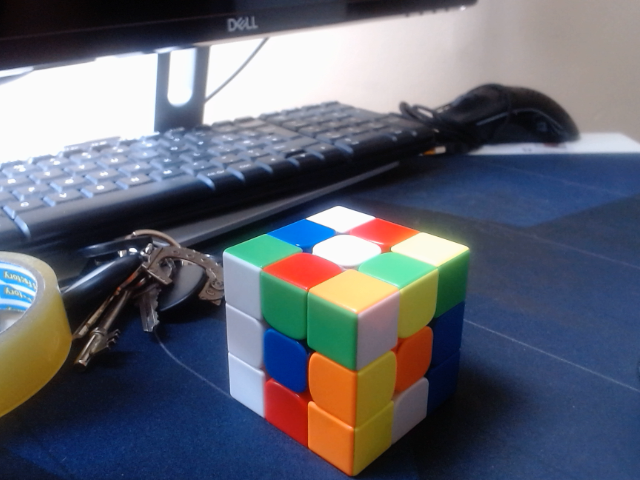
#> input picture CubeSolver/full pictures/v4-7-test/test-1-1.png, 640 x 480 px
$ python TrainingImagesExtractor.py
#> lines starting #> are read from the running program, lines starting #| are printed output that depends on the picture; after the words box and inside, x2 and y2 are one past the last pixel; in counts of white or black regions, pixels touching at a corner belong together
import cv2
import os

"""
This script uses a predefined dictionary and a


"""


testing_folder_path = os.path.join(os.path.dirname(os.path.dirname(__file__)), "testing")
fullpic_folder_path = os.path.join(os.path.dirname(os.path.dirname(__file__)), "full pictures", "v4-7-test")
os.makedirs(testing_folder_path, exist_ok=True)

def get_next_set_number():
    count = 1  # Start checking from 1
    while True:
        # Define the prefix and the substring to check
        prefix = f'{count}-'
        substring = f'.{count}-'

        # Check if there are files with either the prefix or the substring
        files_with_prefix_or_substring = any(fn.startswith(prefix) for fn in os.listdir('.'))
        files_two = any(substring in fn for fn in os.listdir('.'))
        if files_with_prefix_or_substring == True or files_two == True:
            pass
        else:
            return count  # Return the first available number
        count += 1
        # Increment to check the next number

# Determine the starting set number based on existing files
starting_set_number = get_next_set_number()
# Dictionary of polygons with keys as identifiers
polygons = {
    "F1": (192, 107, 35, 23),
    "F2": (267, 88, 32, 25),
    "F3": (329, 73, 34, 19),
    "F4": (234, 134, 54, 26),
    "F5": (316, 112, 45, 25),
    "F6": (386, 90, 33, 25),
    "F7": (298, 164, 57, 34),
    "F8": (384, 134, 42, 33),
    "F9": (449, 111, 44, 33),
    "L1": (174, 294, 34, 31),
    "L2": (171, 224, 30, 40),
    "L3": (164, 146, 28, 47),
    "L4": (221, 335, 32, 39),
    "L5": (216, 261, 34, 48),
    "L6": (208, 174, 37, 57),
    "L7": (270, 382, 35, 35),
    "L8": (269, 301, 37, 50),
    "L9": (261, 209, 51, 69),
    "D1": (329, 218, 53, 55),
    "D2": (412, 189, 42, 44),
    "D3": (478, 156, 38, 50),
    "D4": (327, 309, 48, 44),
    "D5": (403, 278, 35, 35),
    "D6": (471, 240, 32, 39),
    "D7": (331, 388, 37, 35),
    "D8": (396, 349, 43, 36),
    "D9": (455, 318, 33, 33),
}

# Input image path
input_image_path = os.path.join(fullpic_folder_path, "test-1-1.png")

# Create output directory if it doesn't exist

# Labels and starting set number
grid_labels = ['F', 'L', 'D']  # Labels corresponding to the face of the cube

# Load the image from the directory
frame = cv2.imread(input_image_path)
#> frame is the input picture: shape (480, 640, 3); mean B, G, R 112.9, 101.3, 97.5

if frame is None:
    print(f"Error: Failed to load image from {input_image_path}")
else:
    # Naming the files based on the grid_index and coordinates
    for grid_index, grid_label in enumerate(grid_labels):
        for i in range(3):
            for j in range(3):
                # Calculate the region index based on grid index, i, and j
                region_key = f'{grid_label}{3 * i + j + 1}'
                if region_key in polygons:
                    x, y, w, h = polygons[region_key]
                    roi = frame[y:y+h, x:x+w]

                    # Filename generation
                    filename = f"{testing_folder_path}\{starting_set_number}-{grid_index + 1}-{region_key}.png"
                    cv2.imwrite(filename, roi)
                    print(f"Saved: {filename}")
#> this loop made 3 passes
#> pass 1, `cv2.imwrite(filename, roi)`:
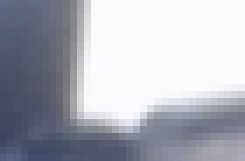
#> saved as 1-1-F1.png: shape (23, 35, 3) (shown 7 times larger); mean B, G, R 185, 175.3, 173
#> pass 1, `cv2.imwrite(filename, roi)`:
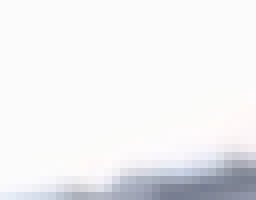
#> saved as 1-1-F2.png: shape (25, 32, 3) (shown 8 times larger); mean B, G, R 242.4, 240.4, 240.1
#> pass 1, `cv2.imwrite(filename, roi)`:
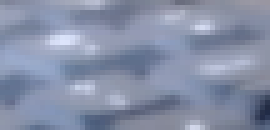
#> saved as 1-1-F4.png: shape (26, 54, 3) (shown 5 times larger); mean B, G, R 167.7, 143.6, 134.2
#> pass 1, `cv2.imwrite(filename, roi)`:
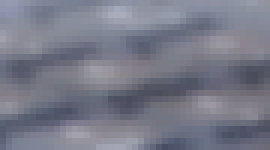
#> saved as 1-1-F5.png: shape (25, 45, 3) (shown 6 times larger); mean B, G, R 136.2, 121.6, 119.6
    # Display the resulting frame with rectangles around the regions
    for (x, y, w, h) in polygons.values():
        cv2.rectangle(frame, (x, y), (x+w, y+h), (0, 255, 0), 2)
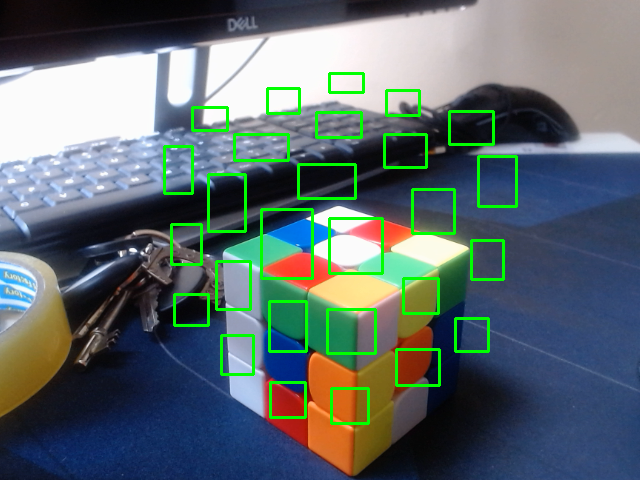
#> frame: shape (480, 640, 3); 4.04% of pixels changed, all inside (x1, y1, x2, y2) = (163, 72, 518, 425)
    cv2.imshow('Original Image with Regions', frame)

    # Wait for a key press to close the windows
    cv2.waitKey(0)

# Close all OpenCV windows
cv2.destroyAllWindows()
